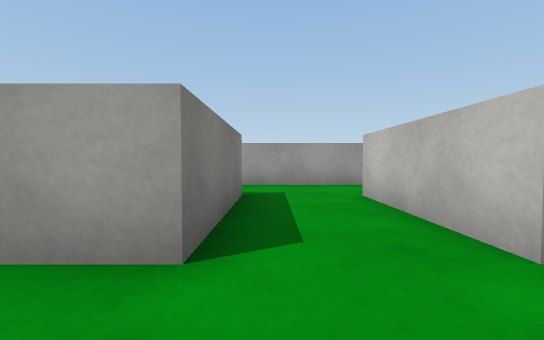
view 1 (above)

24 first-person views from a walk through a Unity game level. The camera is 0.58 m above the floor, tilts 2° down and sees 90° across. The floor is counted in squares, 1 m on a side. Each view is taken from the middle of a square. On the plan, view 1 faces up. The plan holds only what a view shows up to about 9 squares ahead; the rest is blank. Surface patterns are stand-ins for the level's own textures.

view 2
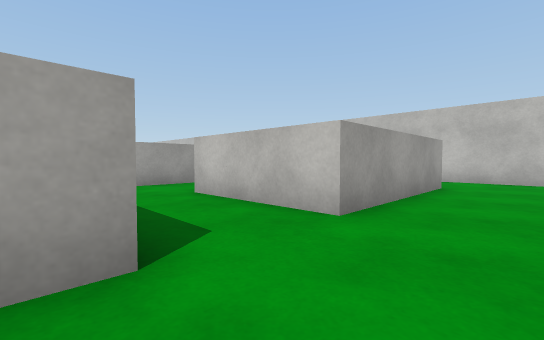

view 3
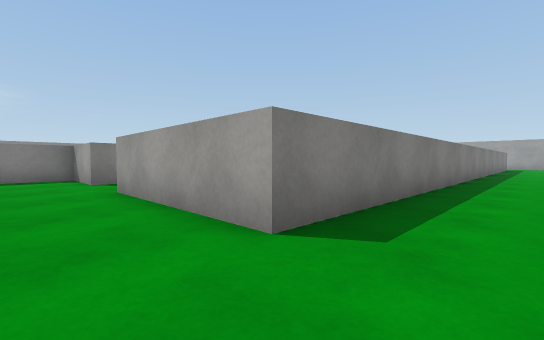

view 4
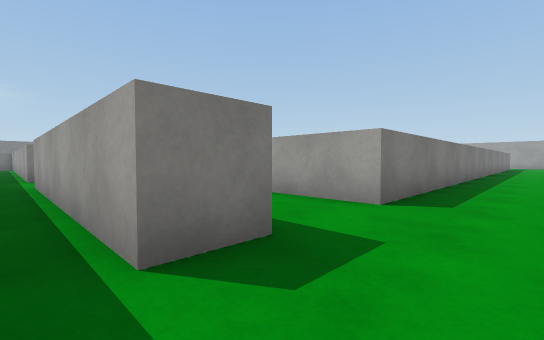

view 5
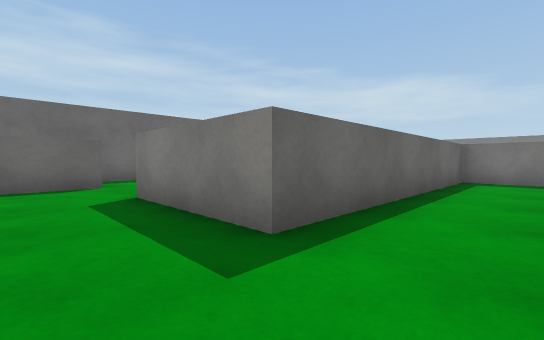

view 6
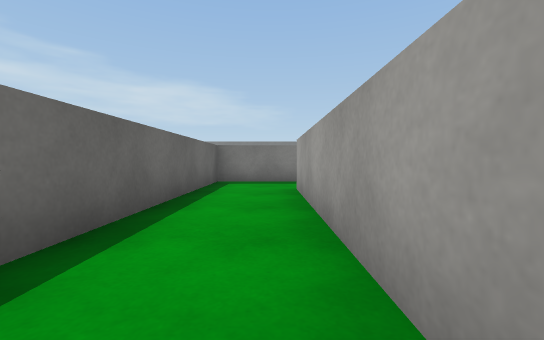

view 7
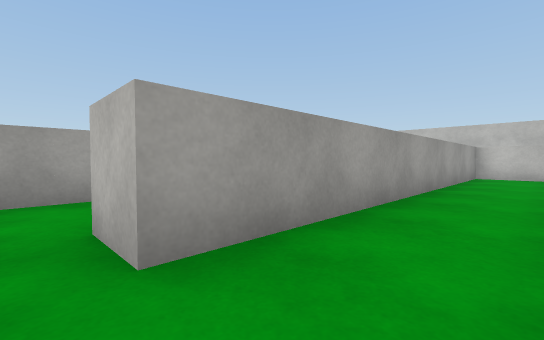

view 8
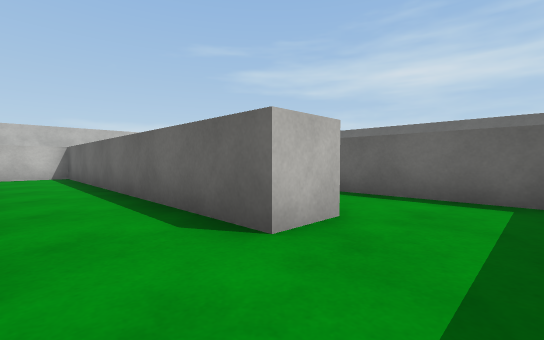

view 9
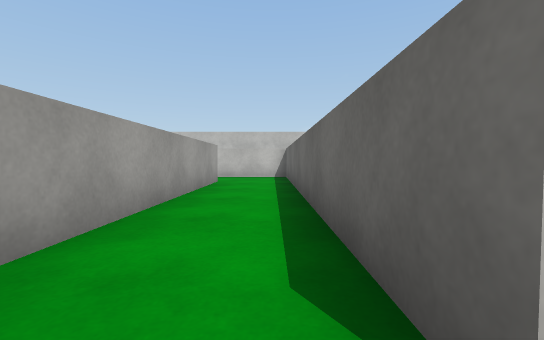

view 10
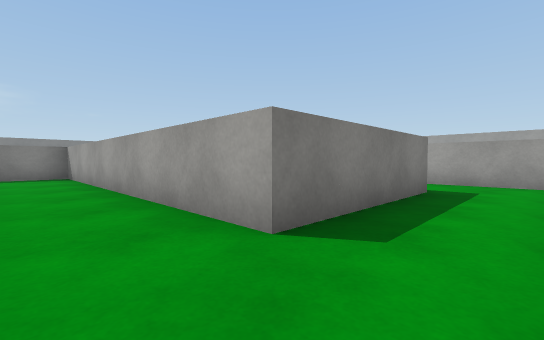

view 11
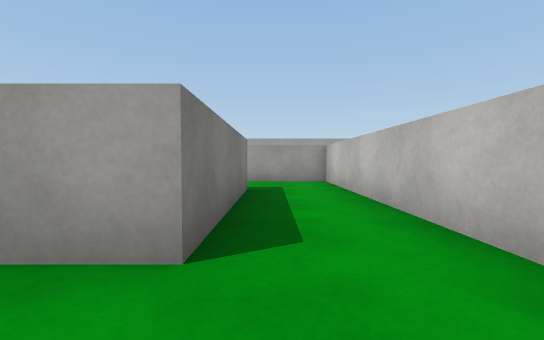

view 12
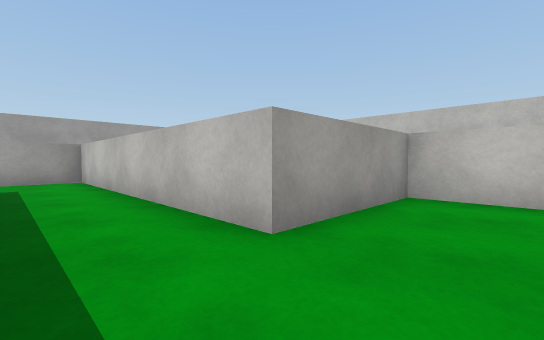

view 13
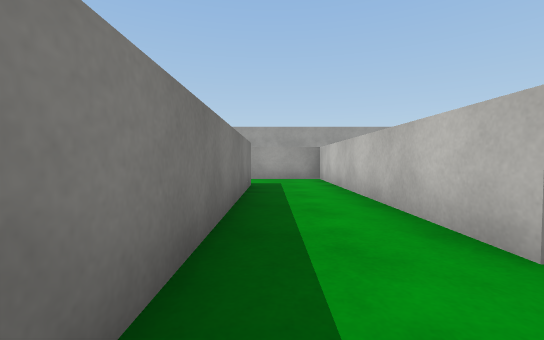

view 14
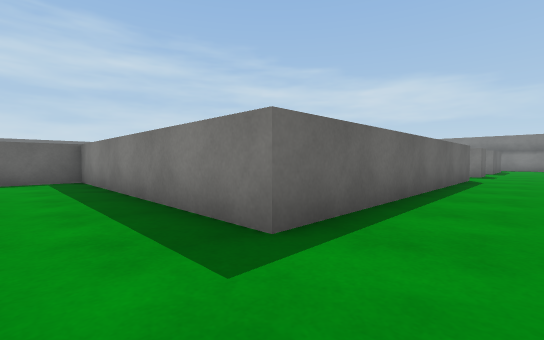

view 15
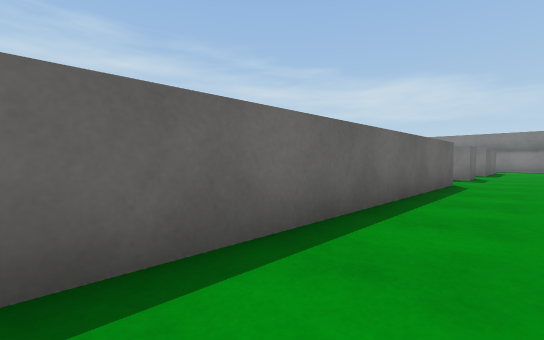

view 16
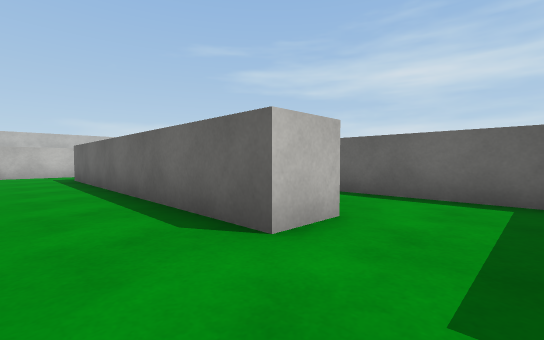

view 17
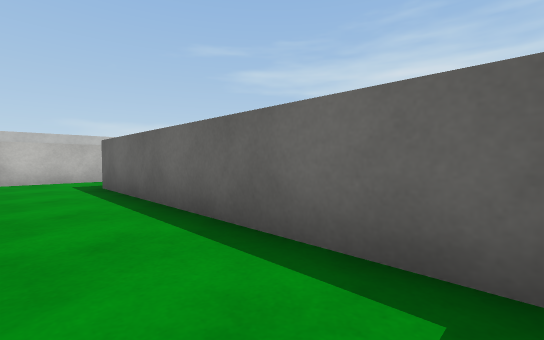

view 18
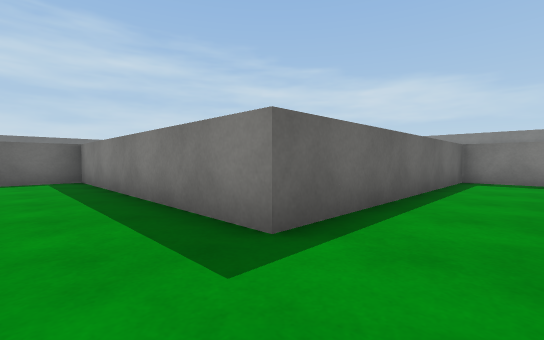

view 19
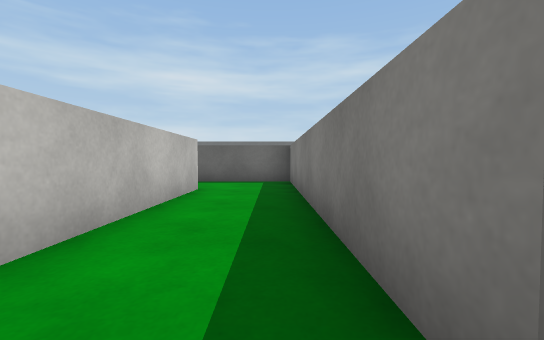

view 20
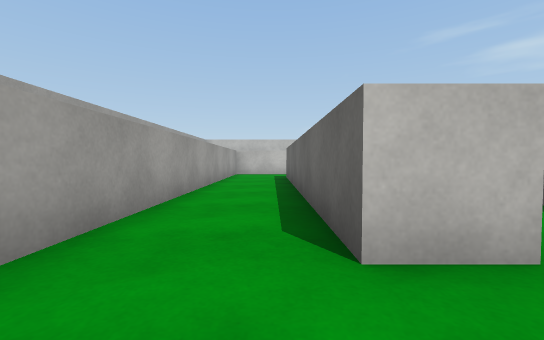

view 21
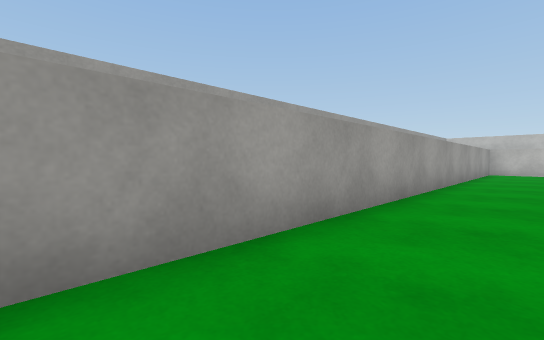

view 22
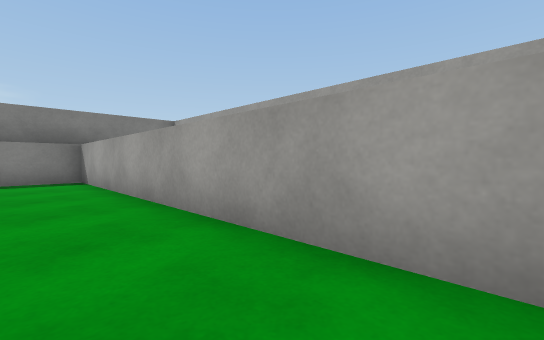

view 23
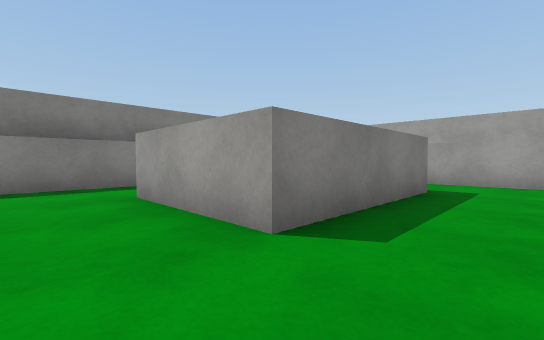

view 24
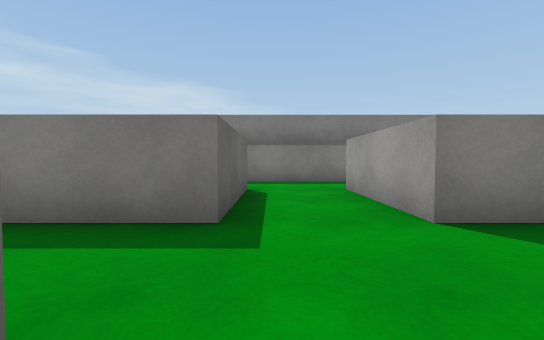

### Floor plan
Ten units are one square. View 1 is at (0, 0); x grows to the right and y downward. Boxes are objects, and circles mark ways between rooms. Rooms are numbered by the first view taken in them; rooms with no view inside come last. Other rooms are left out.
<svg viewBox="-200 -230 280 260">
<path fill="none" stroke="#000" d="M45 -50 45 -65 -55 -65 -55 -75M55 -112 55 -15 15 -15 15 -45M-6 5 11 5M75 1 75 -20M-75 -75 -75 -45 -5 -45 -5 -15 -25 -15 -25 5M-19 25 -9 25M-25 5 -25 15 -52 15M55 5 55 15 -5 15M15 -136 15 -95 -75 -95 -75 -75M-55 -75 35 -75 35 -155 5 -155M-95 -194 -95 -205 -15 -205 -15 -135 0 -135M5 -155 5 -225 -125 -225M-125 -205 -115 -205 -115 -195M-25 -125 -25 -190M-115 -195 -115 -175 -45 -175 -45 -105 -19 -105M-175 -145 -145 -145 -145 -125M-195 -172 -195 -142M-145 -206 -145 -165 -175 -165M-125 -225 -195 -225 -195 -210"/>
<circle cx="-15" cy="10" r="3" fill="#2a7"/>
<circle cx="65" cy="10" r="3" fill="#2a7"/>
<circle cx="-65" cy="-70" r="3" fill="#2a7"/>
<circle cx="10" cy="-145" r="3" fill="#2a7"/>
<circle cx="-105" cy="-200" r="3" fill="#2a7"/>
<circle cx="-120" cy="-215" r="3" fill="#2a7"/>
<text x="30" y="-60">1</text>
<text x="-30" y="20">2</text>
<text x="0" y="-90">3</text>
<text x="-40" y="-210">4</text>
<text x="-40" y="-160">5</text>
<text x="-140" y="-140">6</text>
</svg>
Room 1 opens to room 2. Room 1 opens to room 3. Room 3 opens to room 4. Room 4 opens to room 5. Room 4 opens to room 6.

Where each view was taken, in squares from view 1:
view 1: 0 up, 0 right, facing up
view 2: 0 up, 1 left, facing up-right
view 3: 0 up, 7 right, facing up-left
view 4: 2 down, 7 right, facing up-left
view 5: 6 up, 1 right, facing down-left
view 6: 6 up, 0 right, facing left
view 7: 5 up, 6 left, facing up-right
view 8: 9 up, 7 left, facing down-right
view 9: 8 up, 6 left, facing right
view 10: 8 up, 3 right, facing up-left
view 11: 8 up, 2 right, facing up
view 12: 14 up, 1 left, facing up-right
view 13: 14 up, 1 left, facing up
view 14: 22 up, 0 right, facing down-left
view 15: 22 up, 2 left, facing down-left
view 16: 22 up, 11 left, facing down-right
view 17: 19 up, 11 left, facing down-right
view 18: 19 up, 3 left, facing down-left
view 19: 18 up, 4 left, facing down
view 20: 21 up, 11 left, facing right
view 21: 21 up, 13 left, facing up-right
view 22: 21 up, 11 left, facing up-left
view 23: 15 up, 13 left, facing up-left
view 24: 15 up, 12 left, facing left
